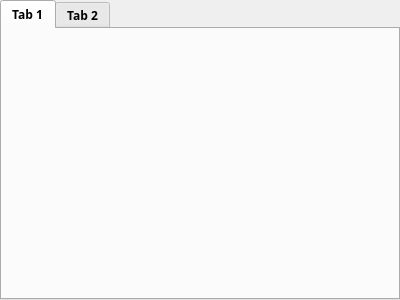
<?xml version="1.0" encoding="UTF-8"?>
<ui version="4.0">
 <class>bsuVIDTabWidget</class>
 <widget class="QTabWidget" name="bsuVIDTabWidget">
  <property name="geometry">
   <rect>
    <x>0</x>
    <y>0</y>
    <width>400</width>
    <height>300</height>
   </rect>
  </property>
  <property name="font">
   <font>
    <family>微软雅黑</family>
    <weight>75</weight>
    <bold>true</bold>
   </font>
  </property>
  <property name="windowTitle">
   <string>TabWidget</string>
  </property>
  <property name="currentIndex">
   <number>0</number>
  </property>
  <widget class="BsuVidFromBMU" name="tab">
   <attribute name="title">
    <string>Tab 1</string>
   </attribute>
  </widget>
  <widget class="BsuCellFromBMU" name="tab_2">
   <attribute name="title">
    <string>Tab 2</string>
   </attribute>
  </widget>
 </widget>
 <customwidgets>
  <customwidget>
   <class>BsuVidFromBMU</class>
   <extends>QWidget</extends>
   <header>bsuvidfrombmu.h</header>
   <container>1</container>
  </customwidget>
  <customwidget>
   <class>BsuCellFromBMU</class>
   <extends>QWidget</extends>
   <header>bsucellfrombmu.h</header>
   <container>1</container>
  </customwidget>
 </customwidgets>
 <resources/>
 <connections/>
</ui>
